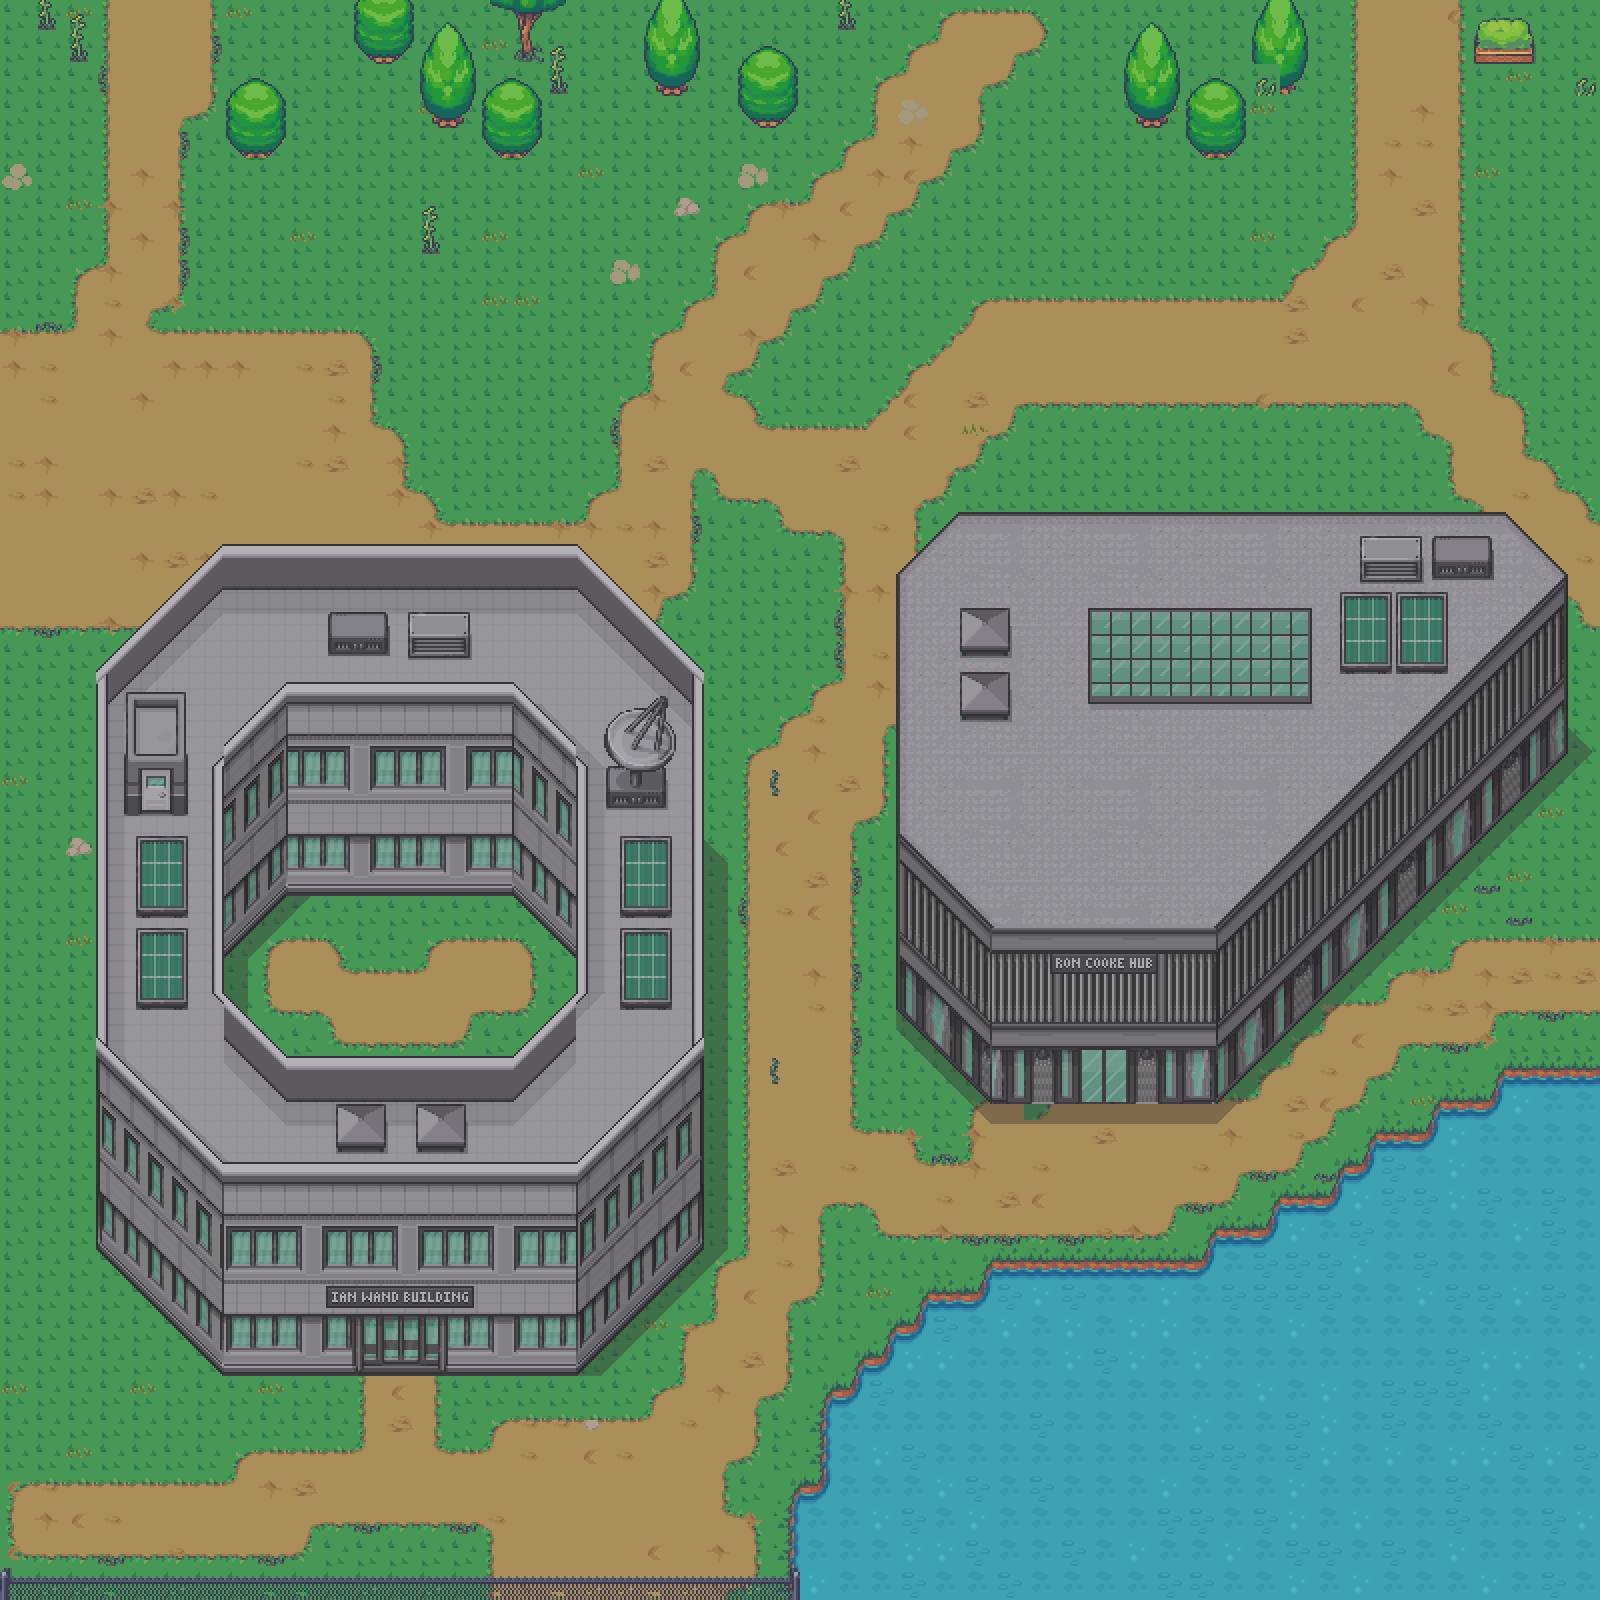

Rendered tile map (Tiled .tmx) drawn with the repository's tilesets; below, a short description and the map source with its tile grids summarised:
An orthogonal 50x50 tile map with 32x32 px tiles, 7 tile layers (Ground, Paths, GroundDecor, Decor, ...), 1 hidden layer not drawn, 6 tilesets and 114 objects (15x tree_round_small, 14x street_lamp, 8x flowers_small, 7x street_lamp_double_left, 6x bench_side, ...).

<map version="1.10" tiledversion="1.12.2" orientation="orthogonal" renderorder="right-down" width="50" height="50" tilewidth="32" tileheight="32" infinite="0" nextlayerid="22" nextobjectid="1043">
 <properties>
  <property name="based_on" value="Outside_campus_cthulhu_props.tmx" />
  <property name="theme" value="normal" />
 </properties>
 <tileset firstgid="1" source="terrains_normal_32.tsx" />
 <tileset firstgid="2369" source="city_props_32.tsx" />
 <tileset firstgid="9537" source="graveyard_32.tsx" />
 <tileset firstgid="10817" source="additional_houses_32.tsx" />
 <tileset firstgid="20673" source="campus_buildings_normal_32.tsx" />
 <tileset firstgid="23195" source="props_normal.tsx" />
 <layer id="1" name="Ground" width="50" height="50">
  <data>[2500 cells, 2500 non-empty, 15 distinct tile ids]</data>
 </layer>
 <layer id="2" name="Paths" width="50" height="50">
  <data>[2500 cells, 808 non-empty, 31 distinct tile ids]</data>
 </layer>
 <layer id="15" name="GroundDecor" width="50" height="50">
  <data>[2500 cells, 219 non-empty, 11 distinct tile ids]</data>
 </layer>
 <layer id="3" name="Decor" width="50" height="50">
  <properties>
   <property name="ySort" type="bool" value="true" />
  </properties>
  <data>[2500 cells, 0 non-empty, 0 distinct tile ids]</data>
 </layer>
 <layer id="7" name="Buildings" width="50" height="50">
  <data>[2500 cells, 810 non-empty, 810 distinct tile ids]</data>
 </layer>
 <layer id="4" name="Decor 2" width="50" height="50">
  <properties>
   <property name="ySort" type="bool" value="true" />
  </properties>
  <data>[2500 cells, 0 non-empty, 0 distinct tile ids]</data>
 </layer>
 <objectgroup id="17" name="Props">
  <properties>
   <property name="ySort" type="bool" value="true" />
  </properties>
  <object id="840" name="rock_6" gid="23225" x="352" y="32" width="32" height="32" />
  <object id="841" name="rock_3" gid="23222" x="576" y="32" width="32" height="32" />
  <object id="842" name="tree_round_small" gid="23241" x="256.0" y="64" width="64" height="96" />
  <object id="843" name="tree_round_small" gid="23241" x="768.0" y="64" width="64" height="96" />
  <object id="844" name="planter_box" gid="23218" x="1280" y="64" width="64" height="64" />
  <object id="845" name="tree_round_small" gid="23241" x="0.0" y="96" width="64" height="96" />
  <object id="846" name="mushrooms_1" gid="23216" x="352" y="96" width="32" height="32" />
  <object id="847" name="tree_round_small" gid="23241" x="576" y="96" width="64" height="96" />
  <object id="848" name="tree_round_small" gid="23241" x="672" y="96" width="64" height="96" />
  <object id="850" name="tree_round_small_2" gid="23242" x="1056" y="96" width="64" height="96" />
  <object id="851" name="tree_round_large" gid="23237" x="1152" y="96" width="96" height="128" />
  <object id="852" name="tree_round_wide" gid="23243" x="1152" y="96" width="96" height="96" />
  <object id="853" name="tree_cone_2" gid="23236" x="1248" y="96" width="64" height="128" />
  <object id="855" name="tree_round_small" gid="23241" x="1536" y="96" width="64" height="96" />
  <object id="856" name="rock_1" gid="23220" x="96" y="128" width="32" height="32" />
  <object id="857" name="flowers_small" gid="23210" x="224" y="128" width="32" height="32" />
  <object id="858" name="tree_round_small" gid="23241" x="288" y="128" width="64" height="96" />
  <object id="860" name="tree_cone_2" gid="23236" x="416" y="128" width="64" height="128" />
  <object id="861" name="tree_round_small" gid="23241" x="800" y="128" width="64" height="96" />
  <object id="863" name="flowers_small" gid="23210" x="0" y="160" width="32" height="32" />
  <object id="866" name="tree_round_small" gid="23241" x="576" y="160" width="64" height="96" />
  <object id="867" name="street_lamp" gid="23232" x="992" y="160" width="32" height="128" />
  <object id="870" name="rock_1" gid="23220" x="32" y="192" width="32" height="32" />
  <object id="871" name="street_lamp" gid="23232" x="704" y="192" width="32" height="128" />
  <object id="872" name="tree_round_small" gid="23241" x="1504" y="192" width="64" height="96" />
  <object id="873" name="tree_cone" gid="23235" x="0" y="224" width="64" height="128" />
  <object id="875" name="tree_round_small_2" gid="23242" x="928.0" y="224" width="64" height="96" />
  <object id="876" name="street_lamp_double_right" gid="23234" x="1312" y="224" width="64" height="128" />
  <object id="877" name="street_lamp_double_left" gid="23233" x="1440" y="224" width="64" height="128" />
  <object id="878" name="tree_round_large" gid="23237" x="608" y="256" width="96" height="128" />
  <object id="879" name="tree_round_wide" gid="23243" x="608" y="256" width="96" height="96" />
  <object id="880" name="mushrooms_1" gid="23216" x="928" y="256" width="32" height="32" />
  <object id="882" name="rock_4" gid="23223" x="576" y="288" width="32" height="32" />
  <object id="883" name="street_lamp_single" gid="23246" x="832" y="288" width="32" height="128" />
  <object id="884" name="tree_round_small" gid="23241" x="896" y="288" width="64" height="96" />
  <object id="885" name="bush_round" gid="23198" x="0" y="320" width="64" height="96" />
  <object id="886" name="street_lamp_double_right" gid="23234" x="64" y="320" width="64" height="128" />
  <object id="887" name="street_lamp_double_left" gid="23233" x="160" y="320" width="64" height="128" />
  <object id="891" name="rock_5" gid="23224" x="384" y="352" width="32" height="32" />
  <object id="893" name="tree_cone_2" gid="23236" x="576" y="352" width="64" height="128" />
  <object id="894" name="tree_canopy_piece" gid="23247" x="608" y="352" width="32" height="32" />
  <object id="896" name="street_lamp_double_left" gid="23233" x="352" y="416" width="64" height="128" />
  <object id="897" name="street_lamp_double_left" gid="23233" x="736" y="416" width="64" height="128" />
  <object id="898" name="tree_cone_2" gid="23236" x="1536" y="416" width="64" height="128" />
  <object id="899" name="street_lamp" gid="23232" x="160" y="448" width="32" height="128" />
  <object id="900" name="street_lamp" gid="23232" x="1024" y="448" width="32" height="128" />
  <object id="901" name="tree_round_small_2" gid="23242" x="1312" y="448" width="64" height="96" />
  <object id="902" name="street_lamp" gid="23232" x="1376" y="448" width="32" height="128" />
  <object id="904" name="tree_round_planter_square" gid="23240" x="64" y="480" width="64" height="128" />
  <object id="905" name="stone_small" gid="23231" x="192" y="480" width="32" height="32" />
  <object id="906" name="tree_round_planter_round" gid="23239" x="224" y="480" width="64" height="128" />
  <object id="908" name="street_lamp_double_right" gid="23234" x="576" y="480" width="64" height="128" />
  <object id="909" name="rock_6" gid="23225" x="1568" y="480" width="32" height="32" />
  <object id="911" name="dumpster_closed" gid="23206" x="1088" y="512" width="64" height="64" />
  <object id="912" name="dumpster_closed" gid="23206" x="1152.0" y="512" width="64" height="64" />
  <object id="913" name="dumpster_closed" gid="23206" x="1216.0" y="512" width="64" height="64" />
  <object id="915" name="tree_round_small" gid="23241" x="1344" y="512" width="64" height="96" />
  <object id="918" name="street_lamp_double_left" gid="23233" x="672" y="608" width="64" height="128" />
  </objectgroup>
 <layer id="8" name="Fences (map bounds)" width="50" height="50">
  <properties>
   <property name="ySort" type="bool" value="true" />
  </properties>
  <data>[2500 cells, 99 non-empty, 42 distinct tile ids]</data>
 </layer>
 <imagelayer id="10" name="Roofs" visible="0" offsetx="96" offsety="512">
  <image source="../lighting/roofs.png" width="1472" height="672" />
 </imagelayer>
 <objectgroup id="21" name="Cutscene">
  <!-- 8 objects omitted --></objectgroup>
</map>
<!-- 56 of 114 objects omitted -->
